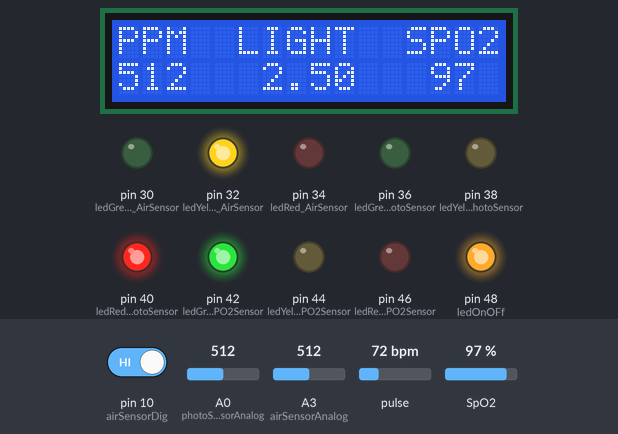
Bench run of a sketch on a simulated Arduino Mega 2560, built with avr-gcc and run on an emulated ATmega2560. Shown: 16×2 character LCD, output pins drawn as LEDs (lit = HIGH). The test bench sets the inputs (shaded band); at power-on: SpO2 97 %, A3 (airSensorAnalog) = 512, A0 (photoSensorAnalog) = 512, pin 10 (airSensorDig) HIGH, pulse 72 bpm.

Above: at 5.6 s.
5.7 s: SpO2 set to 92 %
At 7.2 s:
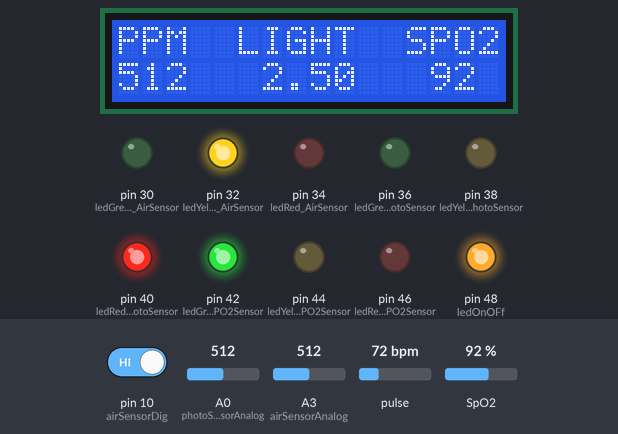
7.6 s: SpO2 set to 89 %
At 9.2 s:
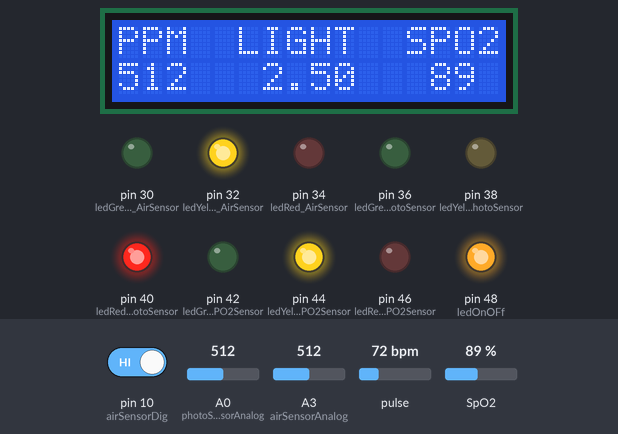
9.9 s: A3 (airSensorAnalog) set to 690
At 11.1 s:
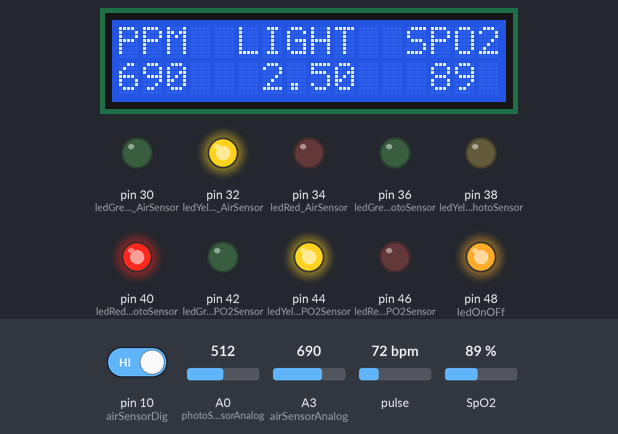
12.1 s: A3 (airSensorAnalog) set to 712
At 14.0 s:
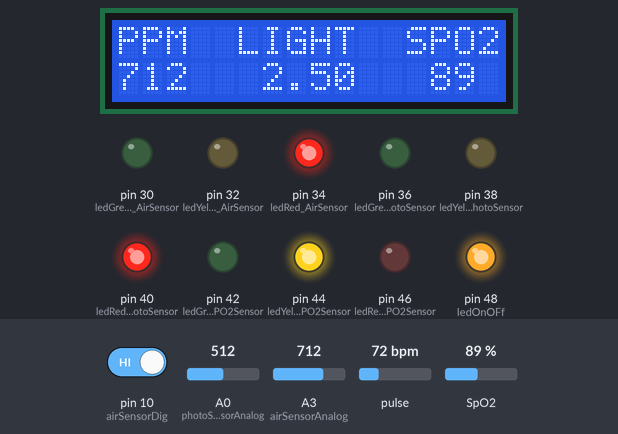
14.3 s: A0 (photoSensorAnalog) set to 424
At 16.2 s:
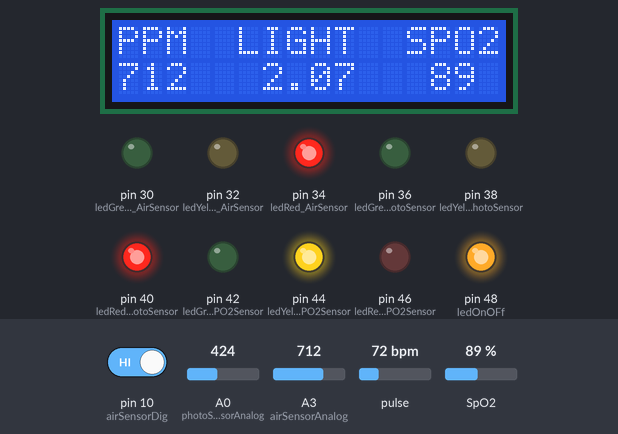
16.6 s: A0 (photoSensorAnalog) set to 391
At 18.2 s:
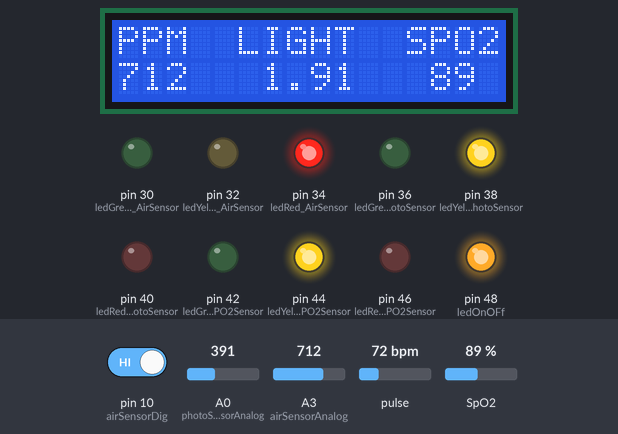
Timing chart, 0 to 19.7 s (numbered marks = the images above; inputs shaded):
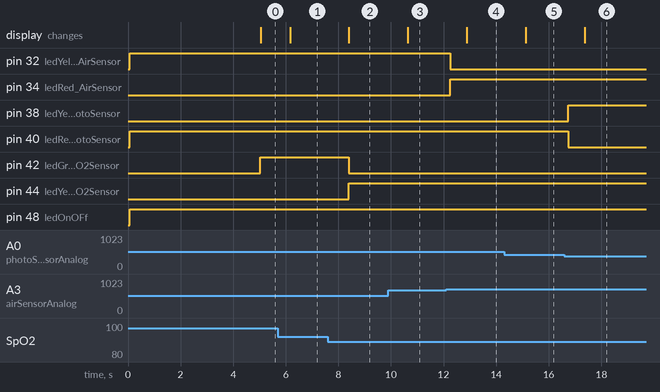

Measured:
- the behaviour switches between 91 and 90 % on SpO2 (found by bisection; images 1 and 2)
- the behaviour switches between 699 and 700 on A3 (airSensorAnalog) (found by bisection; images 3 and 4)
- the behaviour switches between 410 and 409 on A0 (photoSensorAnalog) (found by bisection; images 5 and 6)
- after the input at 5.7 s, the display: changes after 0.46 s (image 1)
- after the input at 7.6 s, pin 42 (ledGreen_SPO2Sensor): HIGH → LOW after 0.80 s; pin 44 (ledYellow_SPO2Sensor): LOW → HIGH after 0.80 s; the display: changes after 0.80 s (image 2)
- after the input at 9.9 s, the display: changes after 0.74 s (image 3)
- after the input at 12.1 s, pin 32 (ledYellow_AirSensor): HIGH → LOW after 0.16 s; pin 34 (ledRed_AirSensor): LOW → HIGH after 0.16 s; the display: changes after 0.78 s (image 4)
- after the input at 14.3 s, the display: changes after 0.82 s (image 5)
- after the input at 16.6 s, pin 38 (ledYellow_PhotoSensor): LOW → HIGH after 0.14 s; pin 40 (ledRed_PhotoSensor): HIGH → LOW after 0.14 s; the display: changes after 0.76 s (image 6)

The sketch:

anxietyStation.ino
```cpp
// (licence header left out)
#include <LiquidCrystal.h>
#include <Wire.h>
#include "MAX30105.h"
#include "spo2_algorithm.h"

/* Configuracion leds*/
int ledOnOFf = 48;
int ledGreen_AirSensor = 30;
int ledYellow_AirSensor = 32;
int ledRed_AirSensor = 34;
int ledGreen_PhotoSensor = 36;
int ledYellow_PhotoSensor = 38;
int ledRed_PhotoSensor = 40;
int ledGreen_SPO2Sensor = 42;
int ledYellow_SPO2Sensor = 44;
int ledRed_SPO2Sensor = 46;

/* Configuracion Sensores */
int airSensorDig = 10;
int airSensorAnalog = 3;
int ppm_AirSensor = 0;
float tension_AirSensor = 0;
bool state_AirSensor = false;
String resultAirSensorPPM = "";

int photoSensorDig = 9;
int photoSensorAnalog = 0;
String resultPhotoSensor = "";

MAX30105 heartAndOxigenSensor;
uint32_t irBuffer[50];  //infrared LED sensor data
uint32_t redBuffer[50]; //red LED sensor data
int32_t bufferLength;   //data length
int32_t spo2;           //SPO2 value
int8_t validSPO2;       //indicator to show if the SPO2 calculation is valid
int32_t heartRate;      //heart rate value
int8_t validHeartRate;  //indicator to show if the heart rate calculation is valid
bool isFirstIteration;
String resultHearAndOxigenSensor = "";

/* Configuracion LCD */
const int rs = 8, en = 11, d4 = 4, d5 = 5, d6 = 6, d7 = 7;
LiquidCrystal lcd(rs, en, d4, d5, d6, d7);
int InitialPositionMoveDisplay = 16;
int PositionsToMoveDisplay = 0;

/* Otras variables*/
long bps = 9600;
int aplicationDelay = 500;

void setup()
{
  // Led onoff
  pinMode(ledOnOFf, OUTPUT);

  // Sensors
  pinMode(ledGreen_AirSensor, OUTPUT);
  pinMode(ledYellow_AirSensor, OUTPUT);
  pinMode(ledRed_AirSensor, OUTPUT);
  pinMode(ledGreen_PhotoSensor, OUTPUT);
  pinMode(ledYellow_PhotoSensor, OUTPUT);
  pinMode(ledRed_PhotoSensor, OUTPUT);
  pinMode(ledGreen_SPO2Sensor, OUTPUT);
  pinMode(ledYellow_SPO2Sensor, OUTPUT);
  pinMode(ledRed_SPO2Sensor, OUTPUT);

  isFirstIteration = true;
  bufferLength = 50; //buffer length of 100 stores 4 seconds of samples running at 25sps

  // Initialize sensor
  if (!heartAndOxigenSensor.begin(Wire, I2C_SPEED_FAST)) //Use default I2C port, 400kHz speed
  {
    while (1)
    {
    }
  }

  byte ledBrightness = 60; //Options: 0=Off to 255=50mA
  byte sampleAverage = 4;  //Options: 1, 2, 4, 8, 16, 32
  byte ledMode = 2;        //Options: 1 = Red only, 2 = Red + IR, 3 = Red + IR + Green
  byte sampleRate = 50;    //Options: 50, 100, 200, 400, 800, 1000, 1600, 3200
  int pulseWidth = 411;    //Options: 69, 118, 215, 411
  int adcRange = 4096;     //Options: 2048, 4096, 8192, 16384

  heartAndOxigenSensor.setup(ledBrightness, sampleAverage, ledMode, sampleRate, pulseWidth, adcRange); //Configure sensor with these settings

  // lcd parameters -> columns, rows
  lcd.begin(16, 2);
}

void loop()
{
  digitalWrite(ledOnOFf, HIGH);

  AirSensorControl();
  PhotoSensorControl();
  HeartAndOxigenSensorControl();

  showData();

  delay(aplicationDelay);
}

void AirSensorControl()
{
  state_AirSensor = digitalRead(airSensorDig);
  ppm_AirSensor = analogRead(airSensorAnalog);
  tension_AirSensor = ppm_AirSensor * (5.0 / 1023.0);

  resultAirSensorPPM = "";
  resultAirSensorPPM.concat(ppm_AirSensor);

  if (!state_AirSensor || ppm_AirSensor >= 700)
  {
    digitalWrite(ledGreen_AirSensor, LOW);
    digitalWrite(ledYellow_AirSensor, LOW);
    digitalWrite(ledRed_AirSensor, HIGH);
  }
  else if (ppm_AirSensor >= 100 && ppm_AirSensor < 700)
  {
    digitalWrite(ledGreen_AirSensor, LOW);
    digitalWrite(ledYellow_AirSensor, HIGH);
    digitalWrite(ledRed_AirSensor, LOW);
  }
  else if (ppm_AirSensor > 0 && ppm_AirSensor < 100)
  {
    digitalWrite(ledGreen_AirSensor, HIGH);
    digitalWrite(ledYellow_AirSensor, LOW);
    digitalWrite(ledRed_AirSensor, LOW);
  }
  else
  {
    digitalWrite(ledGreen_AirSensor, HIGH);
    digitalWrite(ledYellow_AirSensor, HIGH);
    digitalWrite(ledRed_AirSensor, HIGH);
  }
}

void PhotoSensorControl()
{
  int sensorValue = analogRead(photoSensorAnalog);
  float photoVoltage = sensorValue * (5.0 / 1024.0);

  if (photoVoltage >= 0 && photoVoltage <= 1)
  {
    digitalWrite(ledGreen_PhotoSensor, HIGH);
    digitalWrite(ledYellow_PhotoSensor, LOW);
    digitalWrite(ledRed_PhotoSensor, LOW);
  }
  else if (photoVoltage > 1 && photoVoltage <= 2)
  {
    digitalWrite(ledGreen_PhotoSensor, LOW);
    digitalWrite(ledYellow_PhotoSensor, HIGH);
    digitalWrite(ledRed_PhotoSensor, LOW);
  }
  else if (photoVoltage > 2)
  {
    digitalWrite(ledGreen_PhotoSensor, LOW);
    digitalWrite(ledYellow_PhotoSensor, LOW);
    digitalWrite(ledRed_PhotoSensor, HIGH);
  }
  else
  {
    digitalWrite(ledGreen_PhotoSensor, HIGH);
    digitalWrite(ledYellow_PhotoSensor, HIGH);
    digitalWrite(ledRed_PhotoSensor, HIGH);
  }

  resultPhotoSensor = "";
  resultPhotoSensor.concat(photoVoltage);
}

void HeartAndOxigenSensorControl()
{
  if (isFirstIteration)
  {
    isFirstIteration = false;

    //read the first bufferLength samples, and determine the signal range
    for (byte i = 0; i < bufferLength; i++)
    {
      while (heartAndOxigenSensor.available() == false) //do we have new data?
      {
        heartAndOxigenSensor.check(); //Check the sensor for new data
      }

      redBuffer[i] = heartAndOxigenSensor.getRed();
      irBuffer[i] = heartAndOxigenSensor.getIR();
      heartAndOxigenSensor.nextSample(); //We're finished with this sample so move to next sample
    }

    //calculate heart rate and SpO2 after first 50 samples (first 4 seconds of samples)
    maxim_heart_rate_and_oxygen_saturation(irBuffer, bufferLength, redBuffer, &spo2, &validSPO2, &heartRate, &validHeartRate);
  }

  //dumping the first 12 sets of samples in the memory and shift the last 50 sets of samples to the top
  for (byte i = 12; i < bufferLength; i++)
  {
    redBuffer[i - 12] = redBuffer[i];
    irBuffer[i - 12] = irBuffer[i];
  }

  //take 38 sets of samples before calculating the heart rate.
  for (byte i = 38; i < bufferLength; i++)
  {
    while (heartAndOxigenSensor.available() == false) //do we have new data?
    {
      heartAndOxigenSensor.check(); //Check the sensor for new data
    }

    redBuffer[i] = heartAndOxigenSensor.getRed();
    irBuffer[i] = heartAndOxigenSensor.getIR();

    heartAndOxigenSensor.nextSample(); //We're finished with this sample so move to next sample
  }

  //After gathering 25 new samples recalculate HR and SP02
  maxim_heart_rate_and_oxygen_saturation(irBuffer, bufferLength, redBuffer, &spo2, &validSPO2, &heartRate, &validHeartRate);

  if (validSPO2 == 1)
  {
    resultHearAndOxigenSensor = "";
    resultHearAndOxigenSensor.concat(spo2);

    if (spo2 > 90)
    {
      digitalWrite(ledGreen_SPO2Sensor, HIGH);
      digitalWrite(ledYellow_SPO2Sensor, LOW);
      digitalWrite(ledRed_SPO2Sensor, LOW);
    }
    else if (spo2 > 70 && spo2 <= 90)
    {
      digitalWrite(ledGreen_SPO2Sensor, LOW);
      digitalWrite(ledYellow_SPO2Sensor, HIGH);
      digitalWrite(ledRed_SPO2Sensor, LOW);
    }
    else if (spo2 > 0)
    {
      digitalWrite(ledGreen_SPO2Sensor, LOW);
      digitalWrite(ledYellow_SPO2Sensor, LOW);
      digitalWrite(ledRed_SPO2Sensor, HIGH);
    }
    else
    {
      digitalWrite(ledGreen_SPO2Sensor, HIGH);
      digitalWrite(ledYellow_SPO2Sensor, HIGH);
      digitalWrite(ledRed_SPO2Sensor, HIGH);
    }
  }
  else
  {
    resultHearAndOxigenSensor = "";
    resultHearAndOxigenSensor.concat(" - ");
  }
}

void showData()
{
  String dataToShow = resultAirSensorPPM + "   " + resultPhotoSensor + "   " + resultHearAndOxigenSensor;

  lcd.clear();
  writeDataInLcd(0, 0, "PPM  LIGHT  SPO2");
  writeDataInLcd(0, 1, dataToShow);
}

void writeDataInLcd(int columnPosition, int rowPosition, String textToWrite)
{
  lcd.setCursor(columnPosition, rowPosition);
  lcd.print(textToWrite);
}
```
